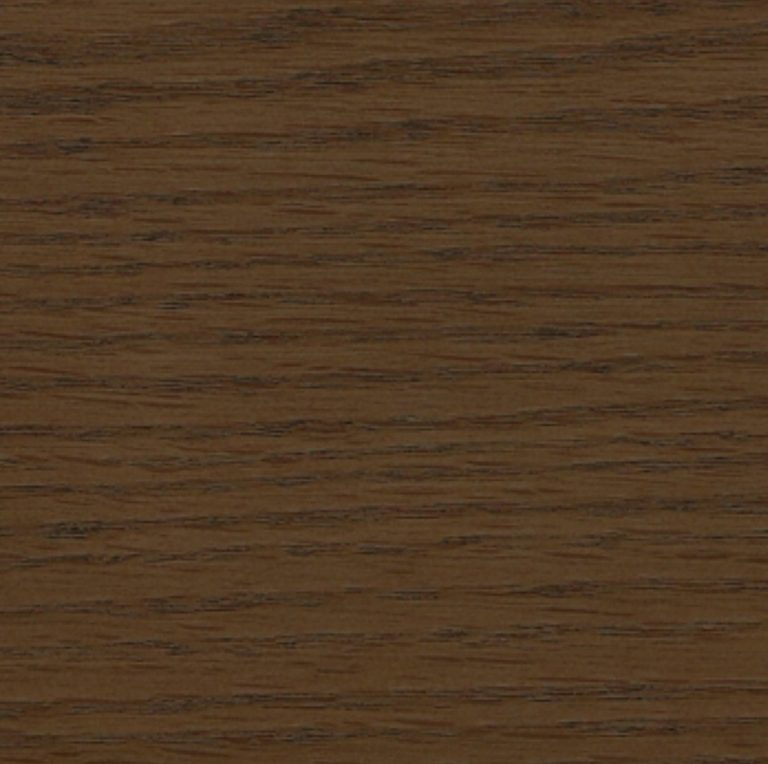
#> input picture muestras_madera/BELLOTA ARTEX.jpg, 768 x 764 px
$ python -i fabric_composer_v8.py   (imports and definitions only)
#> lines starting #> are read from the running program, lines starting #| are printed output that depends on the picture
#> further down, picture is the input picture: PIL image 768x764 RGB; mean R, G, B 81, 57.8, 35.7
"""
Motor V8 de Física Textil, Calibración CIELAB y Lienzo Maestro de Escala (100% Pillow puro).

Implementa los pilares técnicos de Estudio IA V8 sin dependencias externas (sin numpy/scipy/cv2)
y con huella de memoria acotada (< 12 MB RAM, compatible con Render 512 MB):
  1. extract_clean_swatch_roi_v8: extracción genérica y determinista de regiones limpias con
     relieve real de figuras (descartando sombras diagonales de doblez y esquinas con etiquetas/parches)
     con expansión uniforme de muestras compactas sin pliegues (7 compuertas estrictas).
  2. calibrate_fabric_lightness_v8: aplanado homomórfico de viñeteo macro + curva perceptual C¹
     Soft-Knee en CIELAB + compresión suave de altas luces pre-lab2rgb (L* 95.0->98.4) +
     modulación de valles de alto contraste + tope sRGB <= 243 (protegiendo #FFFFFF >= 245).
  3. analyze_fabric_multitone_v8: análisis policromático a escala motivo (~6x6 px) en CIELAB
     extrayendo hasta 7 familias cromáticas de figuras/hebras, periodo espacial por autocorrelación
     y alternancia multitono entre sub-regiones.
  4. compute_v8_tile_px, make_toroidal_seamless_tile_v8 y build_v8_conditioning_canvas: síntesis de
     mosaico continuo sin costuras en O(log N) (grid_n en [9, 34], 81 a 1156 baldosas en 1280x1280)
     adaptado al ancho físico del mueble y directivas dinámicas de Notas (parse_v8_user_fabric_directives),
     con el mueble alejado (~58%) al centro y halo/marco aislador #FFFFFF.
"""

from __future__ import annotations

from collections import OrderedDict
from dataclasses import dataclass, field
import hashlib
import io
import math
import os
import re
import threading
from typing import Any, Dict, List, Optional, Tuple
import unicodedata

from PIL import Image, ImageChops, ImageFilter, ImageOps, ImageStat

# [5 lines not run here, left out]

try:
    from PIL import ImageCms
    _HAS_IMAGECMS = True
except Exception:
    ImageCms = None  # type: ignore[assignment]
    _HAS_IMAGECMS = False


_CMS_LOCK = threading.Lock()
_RGB_TO_LAB_TRANSFORM: Any = None
_LAB_TO_RGB_TRANSFORM: Any = None
_CMS_INIT_FAILED = False

_CANVAS_CACHE_LOCK = threading.Lock()
_CANVAS_CACHE: "OrderedDict[str, V8ConditioningArtifacts]" = OrderedDict()
_CANVAS_CACHE_MAX_ENTRIES = 6
_CANVAS_CACHE_MAX_BYTES = 12 * 1024 * 1024
_CANVAS_CACHE_BYTES = 0


def _get_cms_transforms() -> Tuple[Any, Any]:
    """Obtiene y cachea a nivel módulo las transformaciones C de littlecms2 (sRGB <-> LAB)."""
    global _RGB_TO_LAB_TRANSFORM, _LAB_TO_RGB_TRANSFORM, _CMS_INIT_FAILED
    if _RGB_TO_LAB_TRANSFORM is not None and _LAB_TO_RGB_TRANSFORM is not None:
        return _RGB_TO_LAB_TRANSFORM, _LAB_TO_RGB_TRANSFORM
    if _CMS_INIT_FAILED or not _HAS_IMAGECMS:
        return None, None
    with _CMS_LOCK:
        if _RGB_TO_LAB_TRANSFORM is not None and _LAB_TO_RGB_TRANSFORM is not None:
            return _RGB_TO_LAB_TRANSFORM, _LAB_TO_RGB_TRANSFORM
        try:
            srgb_prof = ImageCms.createProfile("sRGB")
            lab_prof = ImageCms.createProfile("LAB")
            _RGB_TO_LAB_TRANSFORM = ImageCms.buildTransform(srgb_prof, lab_prof, "RGB", "LAB")
            _LAB_TO_RGB_TRANSFORM = ImageCms.buildTransform(lab_prof, srgb_prof, "LAB", "RGB")
            return _RGB_TO_LAB_TRANSFORM, _LAB_TO_RGB_TRANSFORM
        except Exception:
            _CMS_INIT_FAILED = True
            return None, None


# Pre-inicializa los perfiles ICC en C una sola vez al importar el módulo
_get_cms_transforms()


# ----------------------------------------------------------------------
# PARSER DETERMINISTA DE DIRECTIVAS DE TELA EN NOTAS (5 CAPAS ANTI-FP)
# ----------------------------------------------------------------------
@dataclass(frozen=True)
class V8UserFabricDirectives:
    raw_notes: str = ""
    lightness_overridden: bool = False
    lightness_mode: str = "default"           # "default"|"original"|"lighter"|"darker"|"softer_light"
    lightness_user_pct: Optional[int] = None  # +40, -20, 0, or None
    effective_boost: float = 0.30             # [-0.45, +0.80]
    scale_overridden: bool = False
    scale_mode: str = "default"               # "default"|"smaller"|"larger"
    scale_user_pct: Optional[int] = None      # -20, +20, or None
    texture_scale_factor: float = 1.0         # [0.50, 1.50]
    matched_lightness_phrase: str = ""
    matched_scale_phrase: str = ""
    residual_non_fabric_notes: str = ""

    @property
    def has_any_override(self) -> bool:
        return bool(self.lightness_overridden or self.scale_overridden)


_FABRIC_EXPLICIT_WORDS = (
    "tela|telas|tapiz|tapizado|tapiceria|textil|textiles|tejido|trama|textura|microtextura|"
    "patron|patrones|motivo|motivos|grano|hilo|hilos|hebra|hebras|bucle|bucles|boucle|"
    "estampado|relieve|muestra|fabric|upholstery|textile|swatch|weave|texture|pattern|"
    "motif|motifs|grain|yarn|thread|threads"
)
_NON_FABRIC_HARD_WORDS = (
    "madera|maderas|nogal|encino|roble|parota|cedro|tzalam|pino|fresno|pata|patas|zoclo|"
    "herraje|herrajes|metal|acero|laton|aluminio|oro|cromo|fondo|pared|paredes|muro|muros|"
    "piso|suelo|alfombra|tapete|cuarto|habitacion|estancia|ambiente|escena|entorno|luz|"
    "iluminacion|estudio|sombra|sombras|reflejo|reflejos|cristal|vidrio|espejo|marmol|"
    "piedra|granito|ceramica|melamina|marco|cubierta|tapa|puerta|puertas|cajon|cajones|"
    "repisa|leg|legs|wood|wooden|timber|walnut|oak|hardware|background|backdrop|wall|walls|"
    "floor|rug|carpet|room|light|lighting|studio|shadow|shadows|glass|mirror|marble|stone|frame"
)
_FURNITURE_PART_WORDS = (
    "mesa|silla|sofa|sillon|butaca|poltrona|seccional|sala|mueble|pieza|cama|cabecera|buro|"
    "credenza|aparador|comedor|banca|banco|taburete|otomana|puff|cojin|cojines|almohadon|"
    "almohadones|almohada|respaldo|brazo|brazos|descansabrazos|asiento|asientos|base|casco|"
    "estructura|chaise|table|chair|couch|sectional|armchair|furniture|bed|headboard|bench|"
    "ottoman|cushion|cushions|pillow|pillows|backrest|armrest|seat"
)

_FABRIC_EXPLICIT_RE = re.compile(rf"\b(?:{_FABRIC_EXPLICIT_WORDS})\b")
_TEXTURE_CUE_RE = re.compile(
    r"\b(?:textura|microtextura|tejido|trama|patron|patrones|motivo|motivos|grano|hilo|hilos|"
    r"hebra|hebras|bucle|bucles|boucle|estampado|relieve|escala|weave|texture|pattern|motif|"
    r"motifs|grain|yarn|thread|threads|scale)\b"
)
_TEXTILE_FINENESS_RE = re.compile(
    r"\b(?:fin[oa]s?|cerrad[oa]s?|tupid[oa]s?|menud[oa]s?|apretad[oa]s?|microtextura|"
    r"grues[oa]s?|abiert[oa]s?|tosc[oa]s?|finer|tighter|denser|coarser|chunkier)\b"
)
_NON_FABRIC_HARD_RE = re.compile(rf"\b(?:{_NON_FABRIC_HARD_WORDS})\b")
_FURNITURE_PART_RE = re.compile(rf"\b(?:{_FURNITURE_PART_WORDS})\b")

_CONJ_SPLIT_RE = re.compile(
    r"\s+(?:y|e|pero|adem[aá]s|tambi[eé]n|and|but|also)\s+",
    re.IGNORECASE,
)
_PREP_SHIFT_ORIG_RE = re.compile(
    r"\s+(?=(?:(?:con|with)\s+(?:las?|los?|el|the\s+)?"
    r"(?:maderas?|nogal|encino|roble|parota|cedro|tzalam|pino|fresno|patas?|zoclo|herrajes?|"
    r"metal|acero|lat[oó]n|aluminio|fondo|pared(?:es)?|muros?|piso|suelo|alfombra|tapete|"
    r"luz|iluminaci[oó]n|estudio|sombras?|legs?|wood(?:en)?|walnut|oak|background|walls?|"
    r"telas?|tapiz(?:ado)?|tapicer[ií]a|textil(?:es)?|tejido|trama|textura|microtextura|"
    r"patr[oó]n|motivos?|fabric|upholstery|textile|weave|texture)"
    r"|(?:sin\s+(?:las?\s+|los?\s+|el\s+)?(?:sombras?|reflejos?|piso|suelo|fondo|pared(?:es)?|muros?))"
    r"|(?:without\s+(?:any\s+)?(?:shadows?|reflections?|floor|background)))\b)",
    re.IGNORECASE,
)

_FABRIC_LUZ_ADJUST_RE = re.compile(r"\b(?:subir|bajar)\s+(?:la\s+)?luz\b")

_NEG_PREFIX_RE = re.compile(
    r"(?:^|\b)(?:que\s+no|do\s+not|don'?t|no|sin|nunca|jamas|never|not|evitar|evita|avoid)"
    r"(?:\s+(?:la|lo|el|los|las|un|una|se|me|te|que|a|de|del|en|al|to|into|any|"
    r"hagas?|haga|sea|quede|quedes|vea|hacer|poner|pongas|ponga|dejar|dejes|hacerla|hacerlo|"
    r"quiero|queremos|deseo|cambies|cambiar|volver|vuelva|resulte|salga|want|change|keep|leave|"
    r"tan|muy|demasiado|too|so|be|make|making|get|the|it|"
    r"tela|telas|tapiz|tapizado|textil|textura|microtextura|tejido|trama|patron|motivo|grano|"
    r"tono|color|escala|tamano|fabric|texture|weave|pattern|tone|color|upholstery)){0,10}\s*$"
)

_PCT_NUM = r"(?<![\d.])([+-]?\d+(?:\.\d+)?)%"

_ORIGINAL_TONE_RE = re.compile(
    r"(?:\b(?:sin\s+aclarar|no\s+(?:la\s+|lo\s+|el\s+)?aclar(?:ar|es|e)|sin\s+brillo\s+extra|"
    r"sin\s+cambiar\s+(?:el\s+)?(?:tono|color)|tono\s+original|color\s+original|"
    r"do\s+not\s+lighten|don'?t\s+lighten|no\s+lightening|"
    r"keep\s+original\s+(?:color|tone|shade)|original\s+(?:color|tone|shade))\b"
    r"|(?<![\d.+-])0(?:\.0+)?%\s*(?:mas\s+)?(?:clar[oa]s?|clarit[oa]s?|lighter|brighter)\b)"
)
_SOFTER_LIGHT_RE = re.compile(
    r"\b(?:menos\s+(?:clar[oa]s?|clarit[oa]s?)|no\s+(?:tan|muy)\s+(?:clar[oa]s?|clarit[oa]s?)|"
    r"less\s+(?:bright|light)|not\s+(?:too|so)\s+(?:bright|light))\b"
)

_LIGHTER_PCT_RES = (
    re.compile(rf"{_PCT_NUM}\s*(?:mas\s+)?(?:clar[oa]s?|clarit[oa]s?|luminos[oa]s?|palid[oa]s?|lighter|brighter)\b"),
    re.compile(
        r"\b(?:aclar(?:ar|a|ala|alo|es|e|ando)?|subir\s+(?:la\s+)?(?:claridad|luminosidad|luz)|lighten|brighten)"
        rf"(?:\s+(?:el|la|los|las|the|un|una|en|por|by|a|de|del|tono|color|tela|tapiz|fabric|tone|shade|upholstery))*\s+{_PCT_NUM}"
    ),
    re.compile(
        r"\b(?:mas\s+(?:clar[oa]s?|clarit[oa]s?|luminos[oa]s?)|lighter|brighter)"
        rf"(?:\s+(?:el|la|the|un|una|en|por|by|de|del|tono|color|tela|tapiz|fabric))*\s+{_PCT_NUM}"
    ),
)
_DARKER_PCT_RES = (
    re.compile(rf"{_PCT_NUM}\s*(?:mas\s+)?(?:oscur[oa]s?|oscurit[oa]s?|profund[oa]s?|darker|deeper)\b"),
    re.compile(
        r"\b(?:oscurec(?:er|e|ela|elo|erla|erlo)?|bajar\s+(?:la\s+)?(?:claridad|luminosidad|luz)|darken)"
        rf"(?:\s+(?:el|la|los|las|the|un|una|en|por|by|a|de|del|tono|color|tela|tapiz|fabric|tone|shade|upholstery))*\s+{_PCT_NUM}"
    ),
    re.compile(
        r"\b(?:mas\s+(?:oscur[oa]s?|oscurit[oa]s?|profund[oa]s?)|darker|deeper)"
        rf"(?:\s+(?:el|la|the|un|una|en|por|by|de|del|tono|color|tela|tapiz|fabric))*\s+{_PCT_NUM}"
    ),
)
_LIGHTER_QUAL_RE = re.compile(
    r"\b(?:(?:un\s+poco|ligeramente|algo|sutilmente|mucho|bastante|muy|slightly|a\s+bit|much|very)\s+)?"
    r"(?:mas\s+(?:clar[oa]s?|clarit[oa]s?|luminos[oa]s?)|aclar(?:ar|a|ala|alo)|lighter|brighter|lighten|brighten)\b"
)
_DARKER_QUAL_RE = re.compile(
    r"\b(?:(?:un\s+poco|ligeramente|algo|sutilmente|mucho|bastante|muy|slightly|a\s+bit|much|very)\s+)?"
    r"(?:mas\s+(?:oscur[oa]s?|oscurit[oa]s?|profund[oa]s?)|oscurec(?:er|e|ela|elo|erla|erlo)|darker|darken)\b"
)
_DARKER_BARE_ADJ_RE = re.compile(r"\boscur(?:[oa]|it[oa])s?\b(?=\s+(?:la\s+tela|el\s+tono|el\s+tapiz|el\s+color))")

_SMALLER_PCT_RES = (
    re.compile(
        rf"{_PCT_NUM}\s*(?:mas\s+)?(?:pequen[oa]s?|pequenit[oa]s?|chic[oa]s?|chiquit[oa]s?|fin[oa]s?|finit[oa]s?|menor(?:es)?|"
        r"cerrad[oa]s?|tupid[oa]s?|reducid[oa]s?|menud[oa]s?|smaller|finer|tighter|reduced)\b"
    ),
    re.compile(
        r"\b(?:reducir|achicar|disminuir|bajar|encoger|shrink|reduce|decrease|tighten)"
        r"(?:\s+(?:el|la|los|las|de|del|the|un|una|en|por|by|a|tamano|escala|textura|microtextura|"
        rf"tejido|trama|patron|motivo|motivos|grano|fabric|texture|weave|pattern|scale|size))*\s+{_PCT_NUM}"
    ),
    re.compile(
        r"\b(?:mas\s+(?:pequen[oa]s?|pequenit[oa]s?|chic[oa]s?|chiquit[oa]s?|fin[oa]s?|finit[oa]s?|cerrad[oa]s?|tupid[oa]s?|menud[oa]s?)|smaller|finer|tighter)"
        rf"(?:\s+(?:la|el|the|de|del|textura|trama|tejido|patron|grano|escala|texture|weave|pattern|scale|en|por|un|una|by))*\s+{_PCT_NUM}"
    ),
)
_LARGER_PCT_RES = (
    re.compile(
        rf"{_PCT_NUM}\s*(?:mas\s+)?(?:grandes?|grues[oa]s?|anch[oa]s?|abiert[oa]s?|"
        r"mayor(?:es)?|ampliad[oa]s?|larger|bigger|coarser|chunkier)\b"
    ),
    re.compile(
        r"\b(?:agrandar|ampliar|aumentar|subir|enlarge|increase)"
        r"(?:\s+(?:el|la|los|las|de|del|the|un|una|en|por|by|a|tamano|escala|textura|tejido|"
        rf"trama|patron|motivo|motivos|grano|fabric|texture|weave|pattern|scale|size))*\s+{_PCT_NUM}"
    ),
    re.compile(
        r"\b(?:mas\s+(?:grandes?|grues[oa]s?|abiert[oa]s?|tosc[oa]s?)|larger|bigger|coarser|chunkier)"
        rf"(?:\s+(?:la|el|the|de|del|textura|trama|tejido|patron|grano|escala|texture|weave|pattern|scale|en|por|un|una|by))*\s+{_PCT_NUM}"
    ),
)
_SMALLER_QUAL_RE = re.compile(
    r"\b(?:(?:(?:un\s+poco|ligeramente|algo|mucho|bastante|muy|slightly|a\s+bit|much|very)\s+)?"
    r"(?:microtextura|micro\s+textura|micro\s+weave|"
    r"mas\s+(?:pequen[oa]s?|pequenit[oa]s?|chic[oa]s?|chiquit[oa]s?|fin[oa]s?|finit[oa]s?|cerrad[oa]s?|tupid[oa]s?|menud[oa]s?)|"
    r"achicar|reducir\s+(?:la\s+|el\s+)?(?:textura|escala|trama|tejido|tamano)|smaller|finer|tighter)"
    r"|(?:muy|mucho|bastante|very|super)\s+(?:pequen[oa]s?|pequenit[oa]s?|chic[oa]s?|chiquit[oa]s?|fin[oa]s?|finit[oa]s?|cerrad[oa]s?|tupid[oa]s?|menud[oa]s?))\b"
)
_LARGER_QUAL_RE = re.compile(
    r"\b(?:(?:un\s+poco|ligeramente|algo|mucho|bastante|muy|slightly|a\s+bit|much|very)\s+)?"
    r"(?:mas\s+(?:grandes?|grues[oa]s?|abiert[oa]s?|tosc[oa]s?)|"
    r"agrandar|ampliar\s+(?:la\s+|el\s+)?(?:textura|escala|trama|tejido)|larger|bigger|coarser|chunkier)\b"
)


# [333 lines left out: functions _normalize_v8_clause, _split_clauses_preserve_orig, _is_negated_before, parse_v8_user_fabric_directives, _tile_canvas_fast, not called in this run]


class _DictAccessMixin:
    """Permite acceso tanto por atributo como estilo diccionario (.get / [key] / .to_dict)."""

    # [5 lines left out: function to_dict, not called in this run]

    def get(self, key: str, default: Any = None) -> Any:
        return getattr(self, key, default)

    # [4 lines left out: function __getitem__, not called in this run]

    def keys(self):
        return self.to_dict().keys()


@dataclass
class SwatchROIV8(_DictAccessMixin):
    crop: Image.Image
    bbox: Tuple[int, int, int, int]
    source_size: Tuple[int, int]
    score: float
    relief_energy: float
    quad_mean_spread: float
    quad_std_spread: float
    min_rgb: int
    raw_min_rgb: int = 0
    raw_quad_mean_spread: float = 0.0
    secondary_crop: Optional[Image.Image] = None
    secondary_bbox: Optional[Tuple[int, int, int, int]] = None


@dataclass
class FabricMultitoneReportV8(_DictAccessMixin):
    mean_rgb: Tuple[int, int, int]
    mean_hex: str
    extrema_rgb: Tuple[Tuple[int, int], Tuple[int, int], Tuple[int, int]]
    stddev_rgb: Tuple[float, float, float]
    bands: List[Dict[str, Any]] = field(default_factory=list)
    has_multitone_alternation: bool = False
    motif_period_px: float = 14.0
    color_description: str = ""
    pattern_and_figures: str = ""
    texture_detail: str = ""
    light_interaction: str = "Soft matte textile"


# [9 lines left out: function _pil_approx_bytes, not called in this run]


@dataclass(init=False)
class V8ConditioningArtifacts(_DictAccessMixin):
    canvas_png: bytes
    calibrated_swatch_png: bytes
    canvas_size: Tuple[int, int]
    tile_px: int
    grid_count: int
    total_tiles: int
    furn_scale: float
    isolation_mode: str
    halo_or_frame_px: int
    roi_bbox: Tuple[int, int, int, int]
    canvas_filename: str
    calibrated_swatch_filename: str
    mosaic_filename: str
    multitone_report: FabricMultitoneReportV8
    calibrated_swatch_image: Optional[Image.Image] = None
    seamless_tile_image: Optional[Image.Image] = None
    texture_scale_factor: float = 1.0

    # [55 lines left out: functions __init__, canvas_image, not called in this run]

    @canvas_image.setter
    def canvas_image(self, value: Optional[Image.Image]) -> None:
        self._canvas_image_ref = value

    # [108 lines left out: functions mosaic_only_png, mosaic_only_png, approx_bytes, _rgb_to_hex, _srgb_to_lab_tuple, _bytes_digest and 1 more, not called in this run]


def make_v8_canvas_filename(furniture_name: str = "") -> str:
    return f"{_clean_stem(furniture_name, 'mueble')}_V8_LIENZO_ESCALA.png"


def make_v8_swatch_filename(fabric_name: str = "") -> str:
    return f"{_clean_stem(fabric_name, 'tela')}_V8_LUZ30.png"


def make_v8_mosaic_filename(fabric_name: str = "") -> str:
    return f"{_clean_stem(fabric_name, 'tela')}_V8_MOSAICO.png"


# [543 lines left out: functions _to_rgb_white_safe, _open_rgb_safe, _boxes_overlap_ratio, _hist_percentile, extract_clean_swatch_roi_v8, not called in this run]


_CEIL_LUTS_CACHE: Dict[Tuple[int, int], Tuple[List[int], List[int]]] = {}


def _apply_ratio_preserving_rgb_ceiling(
    rgb_img: Image.Image,
    max_rgb: int = 243,
    knee_rgb: Optional[int] = None,
) -> Image.Image:
    """
    Tope suave post-LAB en C puro (ImageChops + LUTs cacheadas, < 1.2 ms) preservando las
    razones R:G:B (0° giro de matiz) y garantizando max(R, G, B) <= max_rgb (<= 243).
    """
    ceil_v = max(180, min(254, int(max_rgb)))
    rc, gc, bc = rgb_img.split()
    max_ch = ImageChops.lighter(ImageChops.lighter(rc, gc), bc)
    hi_obs = max_ch.getextrema()[1]
    if knee_rgb is None and hi_obs <= ceil_v:
        return rgb_img
    knee = max(1, min(ceil_v - 1, int(knee_rgb))) if knee_rgb is not None else max(170, ceil_v - 11)
    if hi_obs <= knee:
        return rgb_img

    lut_key = (ceil_v, knee)
    luts = _CEIL_LUTS_CACHE.get(lut_key)
    if luts is None:
        span = float(max(1, ceil_v - knee))
        denom_top = float(max(1, 255 - knee))
        gain_lut = [255] * 256
        for m in range(knee + 1, 256):
            dm = float(m - knee)
            t = dm / denom_top
            m_target = float(knee) + span * (t / (1.0 + 0.18 * (1.0 - t)))
            if m_target > float(ceil_v):
                m_target = float(ceil_v)
            g_byte = int((m_target * 255.0) / float(m) + 0.5)
            while g_byte > 0 and ((m * g_byte + 128) // 255) > ceil_v:
                g_byte -= 1
            gain_lut[m] = max(0, min(255, g_byte))
        hard_ceil_lut = [i if i <= ceil_v else ceil_v for i in range(256)] * 3
        luts = (gain_lut, hard_ceil_lut)
        _CEIL_LUTS_CACHE[lut_key] = luts

    gain_lut, hard_ceil_lut = luts
    gain_im = max_ch.point(gain_lut)
    scaled = Image.merge(
        "RGB",
        (
            ImageChops.multiply(rc, gain_im),
            ImageChops.multiply(gc, gain_im),
            ImageChops.multiply(bc, gain_im),
        ),
    )
    return scaled.point(hard_ceil_lut)


def calibrate_fabric_lightness_v8(
    img: Image.Image,
    boost: float = 0.30,
    max_rgb: int = 243,
) -> Image.Image:
    """
    Calibra la luminosidad perceptual de la tela en CIELAB (+30% por defecto o ajuste dinámico):
      - Aplana viñeteo macro de cámara en L* alrededor de la media global.
      - Descompone L_flat en base local suave (r=10) y micro-relieve 3D de figuras (R_128).
      - Aplica curva multiplicativa C¹-continua con hombro racional en L*.
      - Modula valles oscuros en tejidos de alto contraste (std_L* > 11.0) y en aclarados extra
        (eff_boost > 0.30) para evitar estancamiento o punteado áspero, manteniendo >= 85% de
        relieve en telas estándar.
      - Aplica compresión suave pre-lab2rgb en L* (95.0 -> 98.4) para evitar recorte de canal R
        antes del tope sRGB preservador de matiz max(R, G, B) <= max_rgb (243).
    """
#> called with boost = 0.3, max_rgb = 243
    if img is None:
        raise ValueError("Se requiere una imagen PIL válida en calibrate_fabric_lightness_v8.")

    rgb_in = img.convert("RGB") if img.mode != "RGB" else img.copy()
    w, h = rgb_in.size
    eff_boost = max(-0.50, min(1.00, float(boost)))
    ceil_rgb = max(180, min(254, int(max_rgb)))

    if abs(eff_boost) < 1e-6:
        return _apply_ratio_preserving_rgb_ceiling(rgb_in, max_rgb=ceil_rgb)

    rgb2lab, lab2rgb = _get_cms_transforms()

    if rgb2lab is not None and lab2rgb is not None:
        lab = ImageCms.applyTransform(rgb_in, rgb2lab)
#> lab: PIL image 768x764 LAB; mean of channels 0, 1, 2 67.8, 8.4, 17.9
        l_ch, a_ch, b_ch = lab.split()
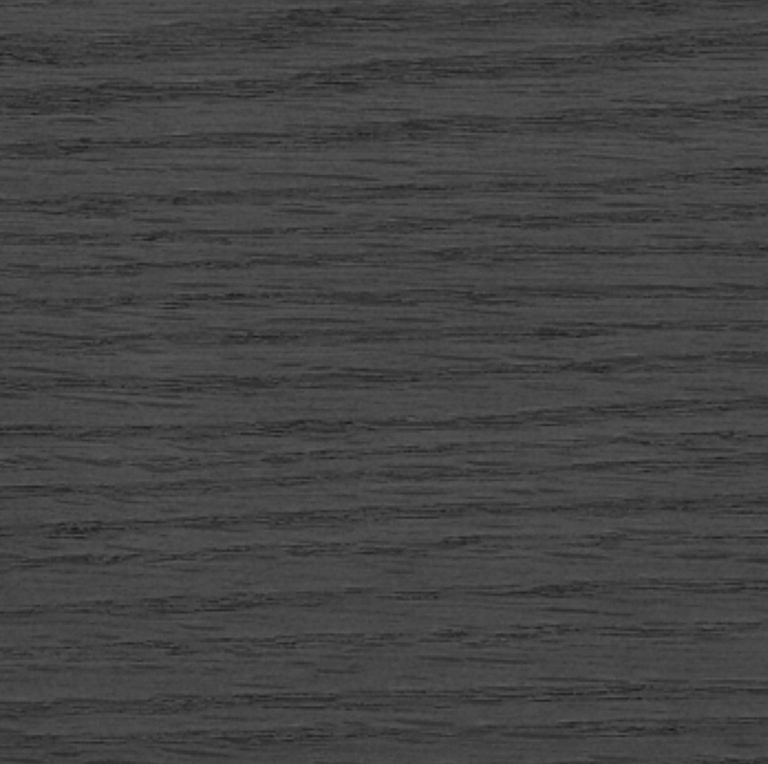
#> l_ch: PIL image 768x764 L; min 27, max 94, mean 67.8

        l_stat = ImageStat.Stat(l_ch)
        mean_l_byte = l_stat.mean[0]
#> mean_l_byte = 67.77
        mean_l_star = (mean_l_byte / 255.0) * 100.0
#> mean_l_star = 26.58
        std_l_star = (l_stat.stddev[0] / 255.0) * 100.0
#> std_l_star = 2.95

        # 1. Aplanado homomórfico de caída lenta de iluminación macro (offset = media global)
        if min(w, h) >= 32:
            rad_vig = max(16, min(w, h) // 5)
            l_vig = l_ch.filter(ImageFilter.GaussianBlur(radius=rad_vig))
            l_flat = ImageChops.subtract(l_ch, l_vig, scale=1.0, offset=int(round(mean_l_byte)))
        else:
            l_flat = l_ch

        # 2. Descomposición en base local (r=10) + micro-relieve 3D entre figuras (R_128)
        rad_base = min(10, max(2, min(w, h) // 6))
        l_base = l_flat.filter(ImageFilter.GaussianBlur(radius=rad_base))
        r_128 = ImageChops.subtract(l_flat, l_base, scale=1.0, offset=128)
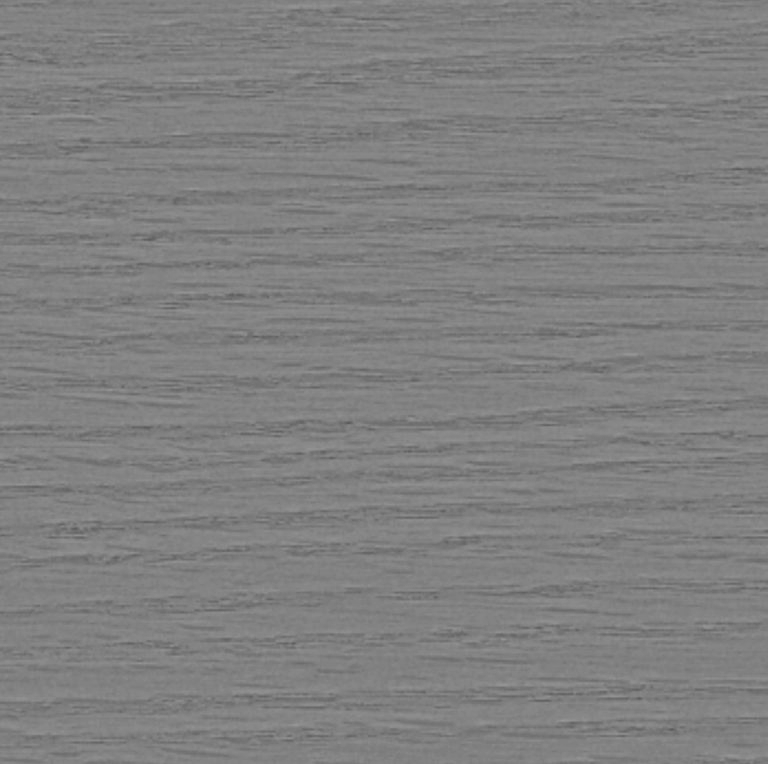
#> r_128: PIL image 768x764 L; min 90, max 153, mean 128

        # 3. Curva C¹ Soft-Knee en L* (0..100) con elevación controlada para aclarados > +30%
        extra = max(0.0, eff_boost - 0.30)
        l_knee = 84.0
        l_ceil_base = 96.5 if mean_l_star <= 86.0 else 92.8
#> l_ceil_base = 96.5
        l_ceil = min(97.8, l_ceil_base + 2.5 * extra)
#> l_ceil = 96.5
#> (the rest of the program and of its run is left out)
